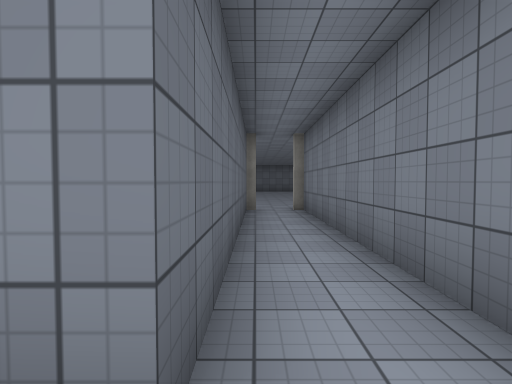
View 1 (above)

24 first-person views from a walk through a Unity game level. The camera is 1.5 m above the floor, tilts 2° down and sees 80° across. The floor is counted in squares, 2 m on a side. Each view is taken from the middle of a square. On the plan, view 1 faces up. The plan holds only what a view shows up to about 10 squares ahead; the rest is blank. The place goes on beyond the plan. The player is left out. Surface patterns are stand-ins for the level's own textures.

View 2
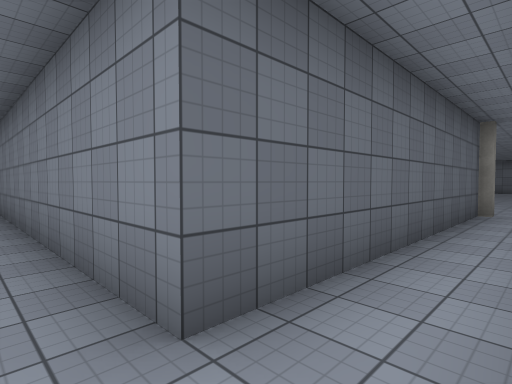

View 3
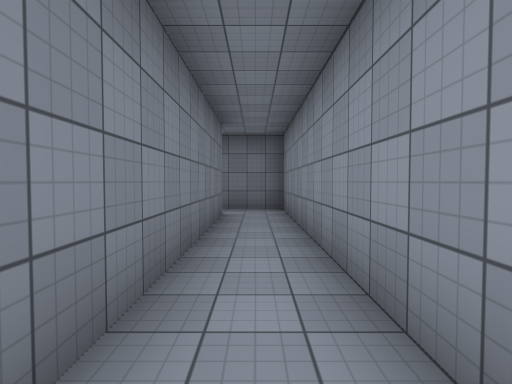

View 4
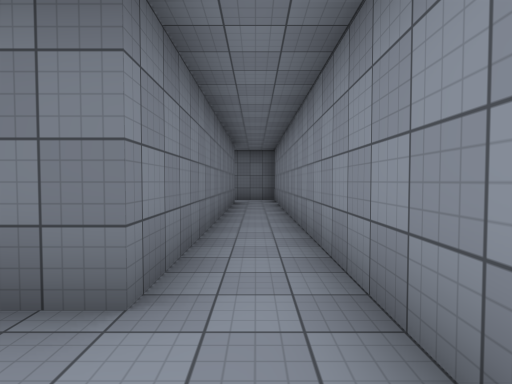

View 5
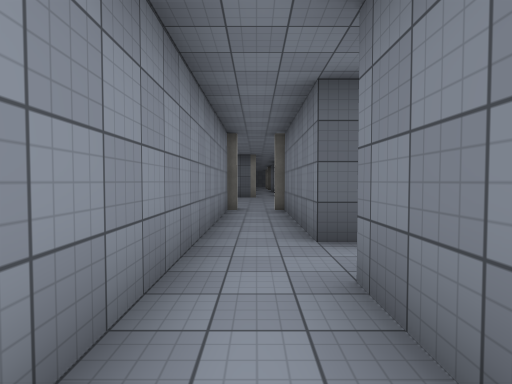

View 6
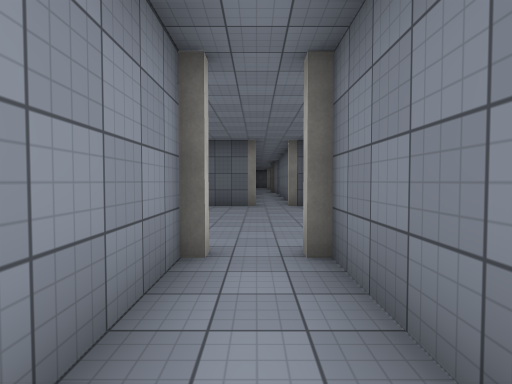

View 7
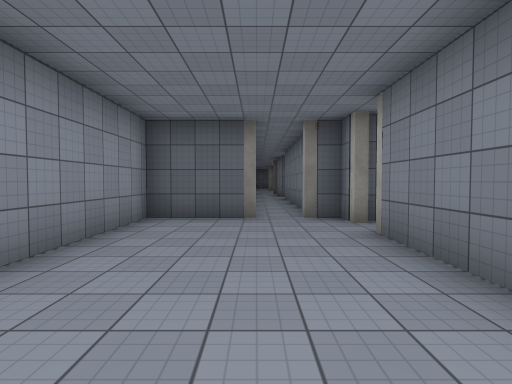

View 8
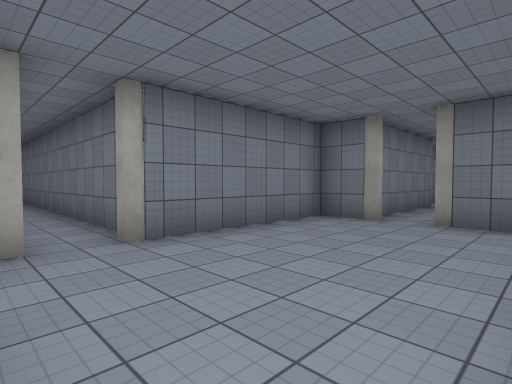

View 9
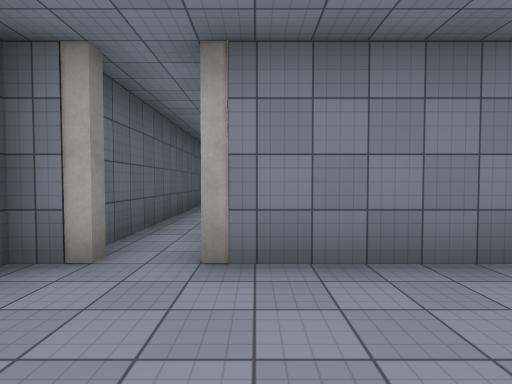

View 10
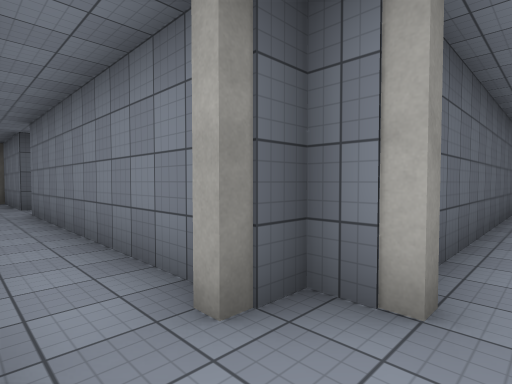

View 11
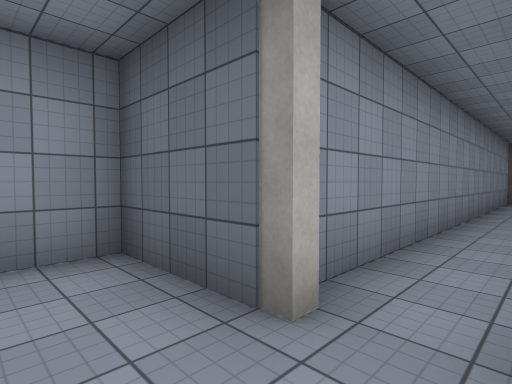

View 12
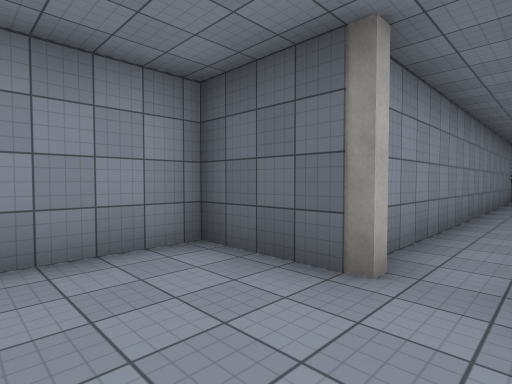

View 13
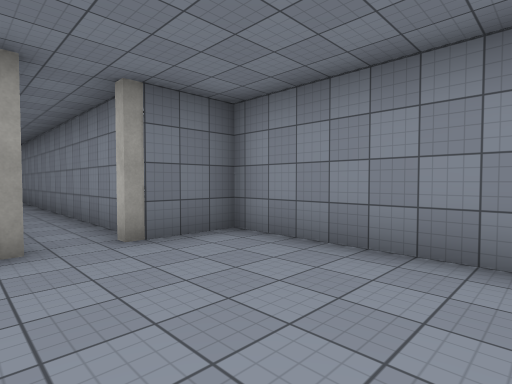

View 14
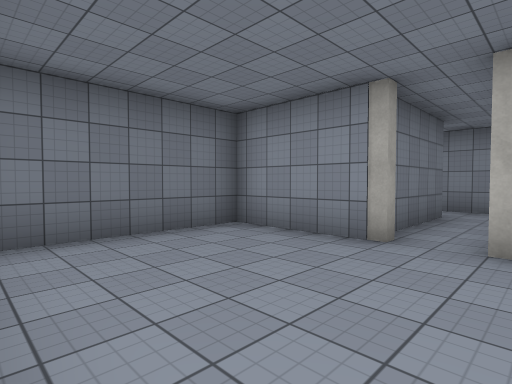

View 15
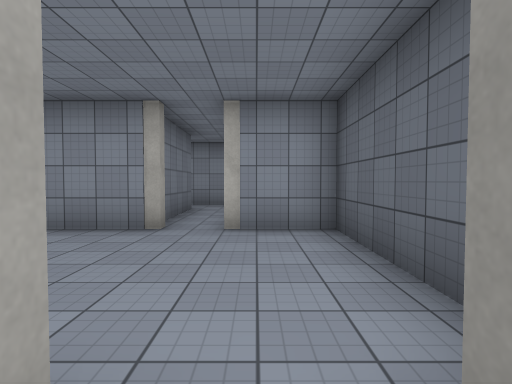

View 16
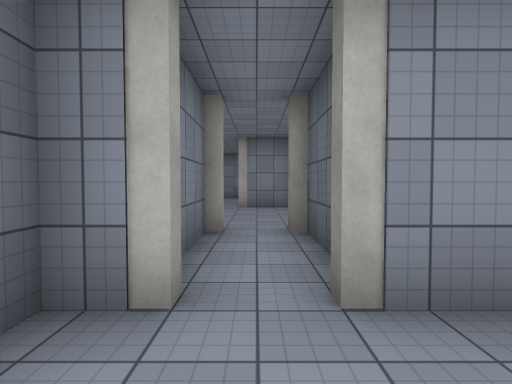

View 17
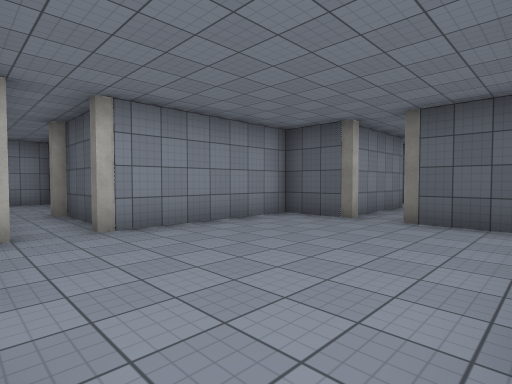

View 18
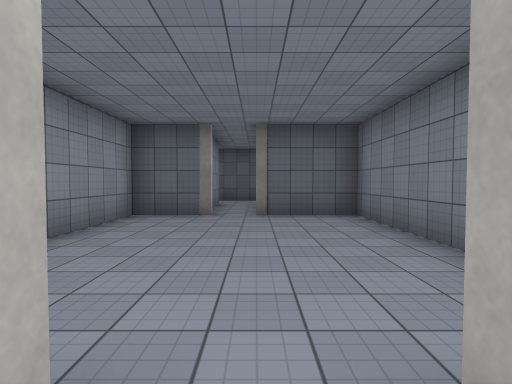

View 19
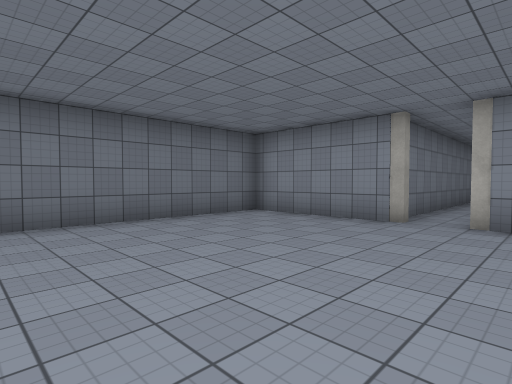

View 20
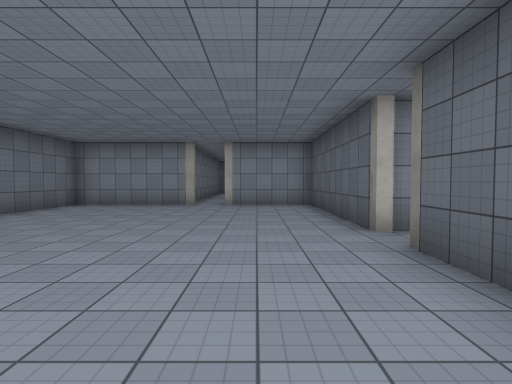

View 21
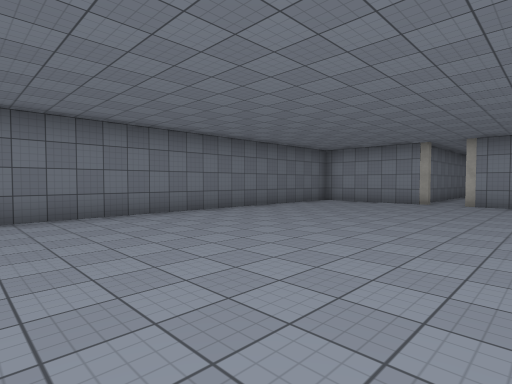

View 22
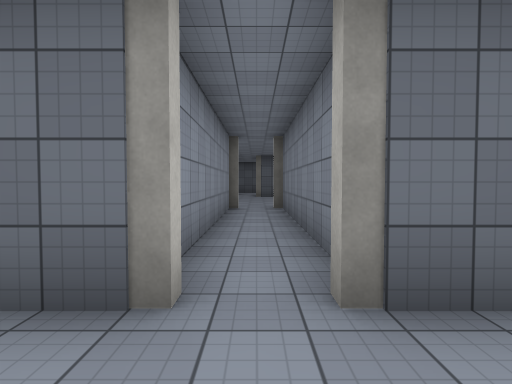

View 23
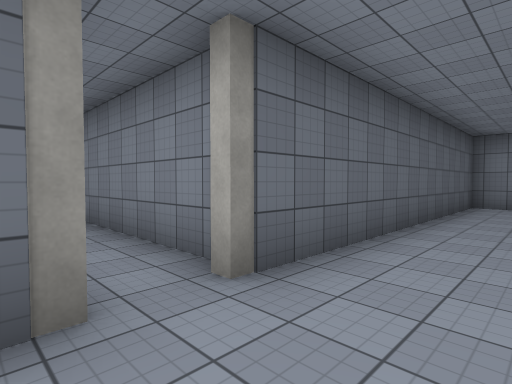

View 24
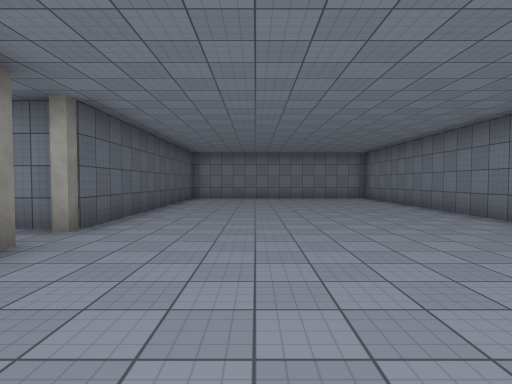

### Floor plan
Ten units are one square. View 1 is at (0, 0); x grows to the right and y downward. Boxes are objects, and circles mark ways between rooms. Rooms are numbered by the first view taken in them; rooms with no view inside come last. Other rooms are left out.
<svg viewBox="-218 -210 270 237">
<path fill="none" stroke="#000" d="M-2 -82 -2 -8 -93 -8M-96 8 13 8 13 -80M-107 -14 -107 -8 -150 -8M-93 -8 -93 -34M-150 8 -96 8M-192 -26 -192 -94M-213 -18 -213 -10M-213 -1 -213 22 -152 22 -152 5M-152 -4 -152 -18 -195 -18M-207 -86 -207 -20M-103 -85 -103 -100M-123 -72 -123 -42 -105 -42M-96 -42 -68 -42 -68 -78M-118 -102 -118 -85M-122 -163 -158 -163 -158 -140M-158 -131 -158 -112 -115 -112M-106 -112 -98 -112M-28 -136 -28 -82 -2 -82M-31 -148 -95 -148M9 -82 47 -82 47 -200M-28 -205 -28 -145M-92 -133 -31 -133"/>
<circle cx="-90" cy="0" r="3" fill="#2a7"/>
<circle cx="10" cy="-80" r="3" fill="#2a7"/>
<circle cx="-160" cy="0" r="3" fill="#2a7"/>
<circle cx="-100" cy="-40" r="3" fill="#2a7"/>
<circle cx="-110" cy="-110" r="3" fill="#2a7"/>
<circle cx="-90" cy="-140" r="3" fill="#2a7"/>
<text x="0" y="-20">1</text>
<text x="-120" y="0">2</text>
<text x="-190" y="-10">3</text>
<text x="-100" y="-70">4</text>
<text x="-130" y="-140">5</text>
<text x="0" y="-140">6</text>
</svg>
Room 1 opens to room 2. Room 1 opens to room 6. Room 2 opens to room 3. Room 2 opens to room 4. Room 4 opens to room 5. Room 5 opens to room 6.

Where each view was taken, in squares from view 1:
view 1: 0 up, 0 right, facing up
view 2: 0 up, 1 right, facing up-left
view 3: 0 up, 7 left, facing right
view 4: 0 up, 11 left, facing right
view 5: 0 up, 7 left, facing left
view 6: 0 up, 12 left, facing left
view 7: 0 up, 15 left, facing left
view 8: 2 down, 21 left, facing up-right
view 9: 1 down, 19 left, facing up
view 10: 0 up, 20 left, facing up-left
view 11: 1 up, 20 left, facing down-left
view 12: 1 up, 19 left, facing down-left
view 13: 1 up, 19 left, facing down-right
view 14: 8 up, 11 left, facing down-right
view 15: 9 up, 11 left, facing down
view 16: 13 up, 11 left, facing down
view 17: 16 up, 10 left, facing down-left
view 18: 14 up, 9 left, facing left
view 19: 14 up, 1 left, facing down-right
view 20: 18 up, 1 left, facing down
view 21: 19 up, 2 left, facing down-right
view 22: 14 up, 1 left, facing left
view 23: 13 up, 1 left, facing up-left
view 24: 10 up, 0 right, facing up
